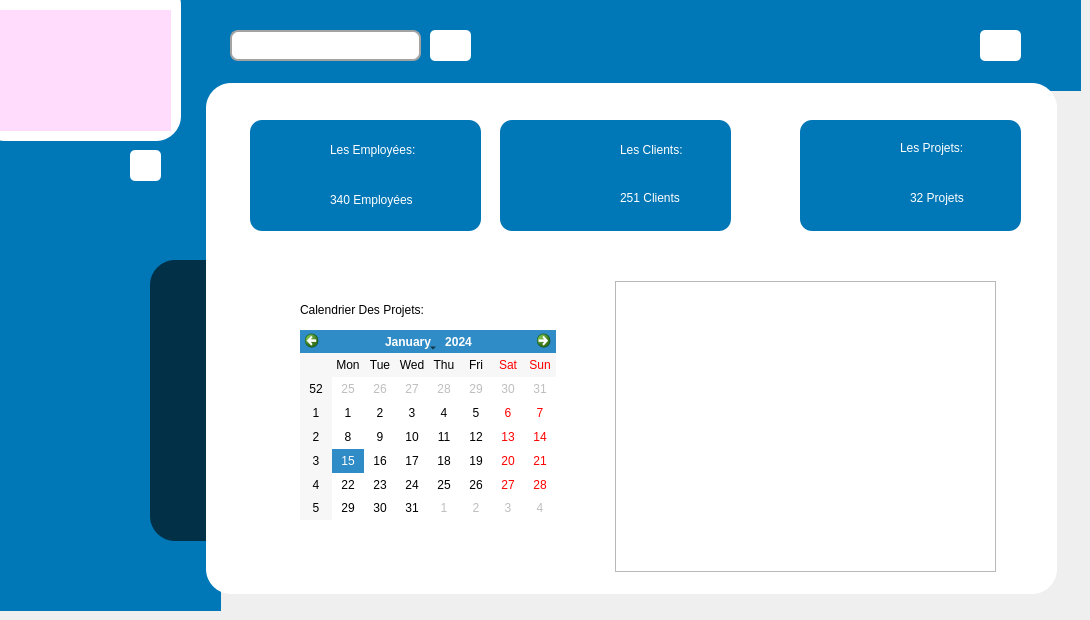
    <widget class="QWidget" name="page_2">
     <widget class="QLabel" name="label_6">
      <property name="geometry">
       <rect>
        <x>190</x>
        <y>0</y>
        <width>891</width>
        <height>91</height>
       </rect>
      </property>
      <property name="styleSheet">
       <string notr="true">background-color:#0077b6;</string>
      </property>
      <property name="text">
       <string/>
      </property>
     </widget>
     <widget class="QLabel" name="label_7">
      <property name="geometry">
       <rect>
        <x>250</x>
        <y>120</y>
        <width>231</width>
        <height>111</height>
       </rect>
      </property>
      <property name="styleSheet">
       <string notr="true">border-radius:12px;
background-color:#0077b6;</string>
      </property>
      <property name="text">
       <string/>
      </property>
     </widget>
     <widget class="QLabel" name="label_22">
      <property name="geometry">
       <rect>
        <x>500</x>
        <y>120</y>
        <width>231</width>
        <height>111</height>
       </rect>
      </property>
      <property name="styleSheet">
       <string notr="true">border-radius:12px;
background-color:#0077b6;</string>
      </property>
      <property name="text">
       <string/>
      </property>
     </widget>
     <widget class="QLabel" name="label_24">
      <property name="geometry">
       <rect>
        <x>800</x>
        <y>120</y>
        <width>221</width>
        <height>111</height>
       </rect>
      </property>
      <property name="styleSheet">
       <string notr="true">border-radius:12px;
background-color:#0077b6;</string>
      </property>
      <property name="text">
       <string/>
      </property>
     </widget>
     <widget class="QWidget" name="left_menu_2" native="true">
      <property name="geometry">
       <rect>
        <x>0</x>
        <y>0</y>
        <width>221</width>
        <height>611</height>
       </rect>
      </property>
      <property name="styleSheet">
       <string notr="true">
background-color:#0077b6;</string>
      </property>
      <widget class="QPushButton" name="pushButton_14">
       <property name="geometry">
        <rect>
         <x>130</x>
         <y>150</y>
         <width>31</width>
         <height>31</height>
        </rect>
       </property>
       <property name="styleSheet">
        <string notr="true">background-color:white;
border-radius:5px;</string>
       </property>
       <property name="text">
        <string/>
       </property>
       <property name="icon">
        <iconset resource="res.qrc">
         <normaloff>:/prefix/new/res/menu.png</normaloff>:/prefix/new/res/menu.png</iconset>
       </property>
      </widget>
      <widget class="QLabel" name="label_34">
       <property name="geometry">
        <rect>
         <x>150</x>
         <y>260</y>
         <width>101</width>
         <height>281</height>
        </rect>
       </property>
       <property name="styleSheet">
        <string notr="true">border-radius:25px;
background-color:#023047;</string>
       </property>
       <property name="text">
        <string/>
       </property>
      </widget>
      <widget class="QLabel" name="label_31">
       <property name="geometry">
        <rect>
         <x>-20</x>
         <y>-20</y>
         <width>201</width>
         <height>161</height>
        </rect>
       </property>
       <property name="styleSheet">
        <string notr="true">border-radius:25px;
background-color:white;</string>
       </property>
       <property name="text">
        <string/>
       </property>
      </widget>
      <widget class="QLabel" name="label_53">
       <property name="geometry">
        <rect>
         <x>-70</x>
         <y>10</y>
         <width>241</width>
         <height>121</height>
        </rect>
       </property>
       <property name="styleSheet">
        <string notr="true">background-color:rgb(255, 219, 252);</string>
       </property>
       <property name="text">
        <string/>
       </property>
       <property name="pixmap">
        <pixmap resource="res.qrc">:/prefix/new/res/constop.png</pixmap>
       </property>
      </widget>
     </widget>
     <widget class="QLabel" name="label_2">
      <property name="geometry">
       <rect>
        <x>250</x>
        <y>140</y>
        <width>71</width>
        <height>71</height>
       </rect>
      </property>
      <property name="text">
       <string/>
      </property>
      <property name="pixmap">
       <pixmap resource="res.qrc">:/prefix/new/res/img_501696.png</pixmap>
      </property>
     </widget>
     <widget class="QLabel" name="label_9">
      <property name="geometry">
       <rect>
        <x>510</x>
        <y>130</y>
        <width>61</width>
        <height>91</height>
       </rect>
      </property>
      <property name="text">
       <string/>
      </property>
      <property name="pixmap">
       <pixmap resource="res.qrc">:/prefix/new/res/users1.png</pixmap>
      </property>
     </widget>
     <widget class="QLabel" name="label_29">
      <property name="geometry">
       <rect>
        <x>810</x>
        <y>130</y>
        <width>61</width>
        <height>91</height>
       </rect>
      </property>
      <property name="text">
       <string/>
      </property>
      <property name="pixmap">
       <pixmap resource="res.qrc">:/prefix/new/res/home41-removebg-preview.png</pixmap>
      </property>
     </widget>
     <widget class="QLabel" name="label_27">
      <property name="geometry">
       <rect>
        <x>330</x>
        <y>190</y>
        <width>111</width>
        <height>20</height>
       </rect>
      </property>
      <property name="styleSheet">
       <string notr="true">color:white;
font: 75 12pt &quot;System&quot;;
</string>
      </property>
      <property name="text">
       <string>340 Employées</string>
      </property>
     </widget>
     <widget class="QLabel" name="label_28">
      <property name="geometry">
       <rect>
        <x>330</x>
        <y>140</y>
        <width>111</width>
        <height>20</height>
       </rect>
      </property>
      <property name="styleSheet">
       <string notr="true">color:white;
font: 75 12pt &quot;System&quot;;
</string>
      </property>
      <property name="text">
       <string>Les Employées:</string>
      </property>
     </widget>
     <widget class="QLabel" name="label_30">
      <property name="geometry">
       <rect>
        <x>620</x>
        <y>140</y>
        <width>91</width>
        <height>20</height>
       </rect>
      </property>
      <property name="styleSheet">
       <string notr="true">color:white;
font: 75 12pt &quot;System&quot;;
</string>
      </property>
      <property name="text">
       <string>Les Clients:</string>
      </property>
     </widget>
     <widget class="QLabel" name="label_35">
      <property name="geometry">
       <rect>
        <x>620</x>
        <y>190</y>
        <width>81</width>
        <height>16</height>
       </rect>
      </property>
      <property name="styleSheet">
       <string notr="true">color:white;
font: 75 12pt &quot;System&quot;;
</string>
      </property>
      <property name="text">
       <string>251 Clients</string>
      </property>
     </widget>
     <widget class="QLabel" name="label_36">
      <property name="geometry">
       <rect>
        <x>900</x>
        <y>140</y>
        <width>81</width>
        <height>16</height>
       </rect>
      </property>
      <property name="styleSheet">
       <string notr="true">color:white;
font: 75 12pt &quot;System&quot;;
</string>
      </property>
      <property name="text">
       <string>Les Projets:</string>
      </property>
     </widget>
     <widget class="QLabel" name="label_37">
      <property name="geometry">
       <rect>
        <x>910</x>
        <y>190</y>
        <width>81</width>
        <height>16</height>
       </rect>
      </property>
      <property name="styleSheet">
       <string notr="true">color:white;
font: 75 12pt &quot;System&quot;;
</string>
      </property>
      <property name="text">
       <string>32 Projets</string>
      </property>
     </widget>
     <widget class="QCalendarWidget" name="calendarWidget">
      <property name="geometry">
       <rect>
        <x>300</x>
        <y>330</y>
        <width>256</width>
        <height>190</height>
       </rect>
      </property>
     </widget>
     <widget class="QLabel" name="label_39">
      <property name="geometry">
       <rect>
        <x>300</x>
        <y>300</y>
        <width>171</width>
        <height>20</height>
       </rect>
      </property>
      <property name="styleSheet">
       <string notr="true">color:black;
font: 75 12pt &quot;System&quot;;
</string>
      </property>
      <property name="text">
       <string>Calendrier Des Projets:</string>
      </property>
     </widget>
     <widget class="QLabel" name="label_38">
      <property name="geometry">
       <rect>
        <x>250</x>
        <y>290</y>
        <width>371</width>
        <height>261</height>
       </rect>
      </property>
      <property name="styleSheet">
       <string notr="true">background-color:white;
border-radius:15px;</string>
      </property>
      <property name="text">
       <string/>
      </property>
     </widget>
     <widget class="QLineEdit" name="rechercher_2">
      <property name="geometry">
       <rect>
        <x>230</x>
        <y>30</y>
        <width>191</width>
        <height>31</height>
       </rect>
      </property>
      <property name="styleSheet">
       <string notr="true">
QLineEdit{
background-color:rgb(255, 255, 255);
border:2px solid rgb(163, 163, 163);
/*border:	rgb(179, 179, 179);*/
border-radius:8px;
/*color:rgb(165, 165, 165);*/
padding-left:8px;
padding-right:8px;
/*background-color:rgb(255, 255, 255);*/}
QLineEdit:hover{
border:2px solid rgb(48,50,62);
border-radius:8px;
}
QLineEdit:focus{
background-color:rgb(255, 255, 255);
border-radius:8px;}</string>
      </property>
      <property name="text">
       <string/>
      </property>
     </widget>
     <widget class="QLabel" name="label_4">
      <property name="geometry">
       <rect>
        <x>180</x>
        <y>30</y>
        <width>47</width>
        <height>31</height>
       </rect>
      </property>
      <property name="text">
       <string/>
      </property>
      <property name="pixmap">
       <pixmap resource="res.qrc">:/prefix/new/res/search (3).png</pixmap>
      </property>
     </widget>
     <widget class="QPushButton" name="logOUT_2">
      <property name="geometry">
       <rect>
        <x>980</x>
        <y>30</y>
        <width>41</width>
        <height>31</height>
       </rect>
      </property>
      <property name="styleSheet">
       <string notr="true">background-color:white;
border-radius:5px;</string>
      </property>
      <property name="text">
       <string/>
      </property>
      <property name="icon">
       <iconset resource="res.qrc">
        <normaloff>:/prefix/new/res/log-out.png</normaloff>:/prefix/new/res/log-out.png</iconset>
      </property>
     </widget>
     <widget class="QPushButton" name="notif">
      <property name="geometry">
       <rect>
        <x>430</x>
        <y>30</y>
        <width>41</width>
        <height>31</height>
       </rect>
      </property>
      <property name="styleSheet">
       <string notr="true">background-color:white;
border-radius:5px;</string>
      </property>
      <property name="text">
       <string/>
      </property>
      <property name="icon">
       <iconset resource="res.qrc">
        <normaloff>:/prefix/new/res/notification.jpg</normaloff>:/prefix/new/res/notification.jpg</iconset>
      </property>
     </widget>
     <widget class="QLabel" name="label_54">
      <property name="geometry">
       <rect>
        <x>206</x>
        <y>83</y>
        <width>851</width>
        <height>511</height>
       </rect>
      </property>
      <property name="styleSheet">
       <string notr="true">background-color:white;
border-radius:25px;
</string>
      </property>
      <property name="text">
       <string/>
      </property>
     </widget>
     <widget class="QTableView" name="info_2">
      <property name="geometry">
       <rect>
        <x>615</x>
        <y>281</y>
        <width>381</width>
        <height>291</height>
       </rect>
      </property>
     </widget>
     <zorder>left_menu_2</zorder>
     <zorder>label_6</zorder>
     <zorder>label_54</zorder>
     <zorder>label_7</zorder>
     <zorder>label_38</zorder>
     <zorder>label_22</zorder>
     <zorder>label_24</zorder>
     <zorder>label_2</zorder>
     <zorder>label_9</zorder>
     <zorder>label_29</zorder>
     <zorder>label_27</zorder>
     <zorder>label_28</zorder>
     <zorder>label_30</zorder>
     <zorder>label_35</zorder>
     <zorder>label_36</zorder>
     <zorder>label_37</zorder>
     <zorder>calendarWidget</zorder>
     <zorder>label_39</zorder>
     <zorder>rechercher_2</zorder>
     <zorder>label_4</zorder>
     <zorder>logOUT_2</zorder>
     <zorder>notif</zorder>
     <zorder>info_2</zorder>
    </widget>
